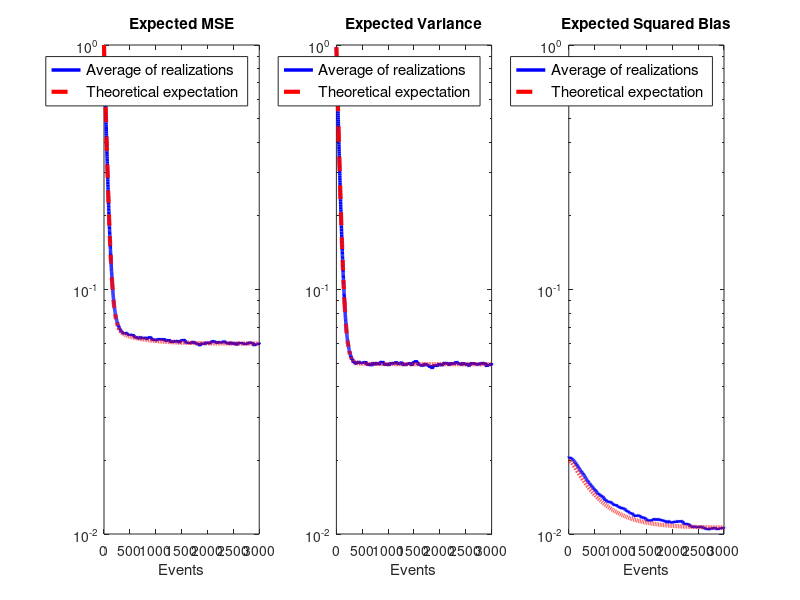

Recreate this plot in MATLAB.
% Validation of the simulation with the theoretical evolution of the Gossip algorithm in open system

% System configuration
sigma = 1;  % standart deviation
mu = 0;     % distribution mean
rho = 19;   % rate ratio (lc/lr)
n = 50;     % number of agents
nevents = 3000; % number of events

% Load Simulation results for the given system
res = load('data/simulation-gossip-02_06_2020-1.mat');
MSE = res.MSE(1:nevents+1); Bias=res.Bias(1:nevents+1); Var=res.Var(1:nevents+1);

% Compute Theoretical results for the same system
p = 1/(rho+1);
A = [1-2*p/n, p/n^2; (1-p)/n, 1-1/n]; b = sigma^2*[p/n^2;p/n];

% descriptor system evolution
EX = zeros(2,nevents+1);
EX(:,1) = [sigma^2/n;sigma^2];
for e=1:nevents
    EX(:,e+1) = A*EX(:,e) + b;
end

% Resulting theoretical expected performance
th_Bias = EX(1,:);
th_Var = EX(2,:) - EX(1,:);
th_MSE = th_Bias + th_Var;

% PLOT simulation vs theory
f1=figure('units','normalized','outerposition',[0.05 0.2 0.9 0.5]);
s1=subplot(1,3,1);
semilogy(0:nevents, MSE,'b','LineWidth',2.5); hold on
semilogy(0:nevents, th_MSE,'--r','LineWidth',3); 
title("Expected MSE")
l=legend('Average of realizations', 'Theoretical expectation');
set(l,'FontSize',11);
xlabel("Events",'FontSize',11);
%ylim([0,1]);
xlim([0,nevents]);

s2=subplot(1,3,3);
semilogy(0:nevents, Bias,'b','LineWidth',2.5); hold on
semilogy(0:nevents, th_Bias,'--r','LineWidth',3); 
title("Expected Squared Bias");
l=legend('Average of realizations', 'Theoretical expectation','Location','northeast');
set(l,'FontSize',11);
xlabel("Events",'FontSize',11);
ylim([0.01,1]);
xlim([0,nevents]);

s3=subplot(1,3,2);
semilogy(0:nevents, Var,'b','LineWidth',2.5); hold on
semilogy(0:nevents, th_Var,'--r','LineWidth',3); 
title("Expected Variance");
l=legend('Average of realizations', 'Theoretical expectation','Location','northeast');
set(l,'FontSize',11);
xlabel("Events",'FontSize',11);
%ylim([0,1]);
xlim([0,nevents]);

% SAVE PDF fig
%set(f1,'PaperSize',[26 8]); %set the paper size to what you want  
%print(f1,'plots/Gossip/th_vs_simu','-dpdf'); % then print it
